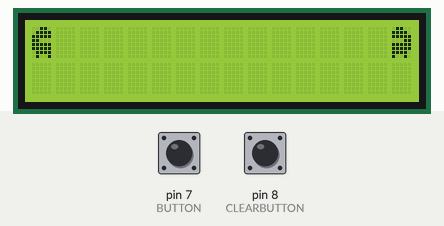
The sketch below on a simulated Arduino Uno, built with avr-gcc and run on an emulated ATmega328P. On the bench: 16×2 character LCD. The test bench sets the inputs (shaded band); at power-on: pin 7 (BUTTON) HIGH, pin 8 (CLEARBUTTON) HIGH.

Above: at 1.2 s.
1.3 s: pin 7 (BUTTON) pulled LOW for 0.15 s
At 3.5 s:
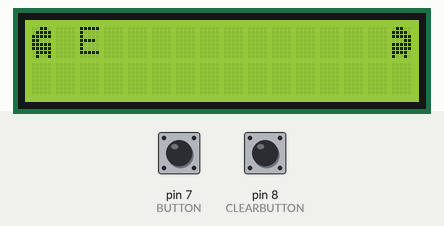
4.0 s: pin 7 (BUTTON) pulled LOW for 1 s
At 7.2 s:
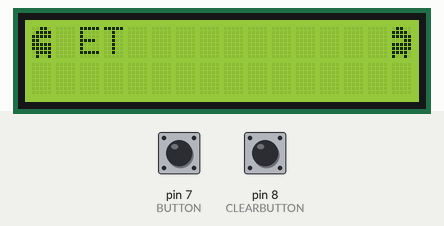
7.5 s: pin 7 (BUTTON) pulled LOW for 0.15 s
At 9.2 s:
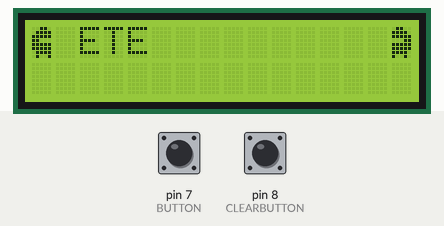
10.2 s: pin 7 (BUTTON) pulled LOW for 3.2 s
At 14.9 s:
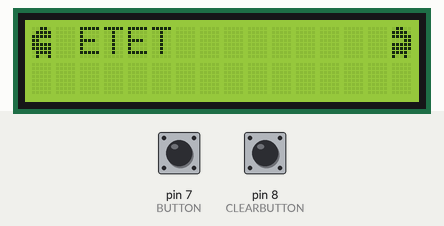
15.9 s: pin 7 (BUTTON) pulled LOW for 0.15 s
At 17.9 s:
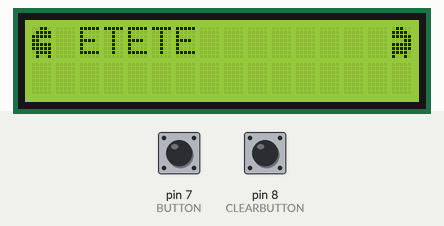
18.6 s: pin 7 (BUTTON) pulled LOW for 1 s
At 21.8 s:
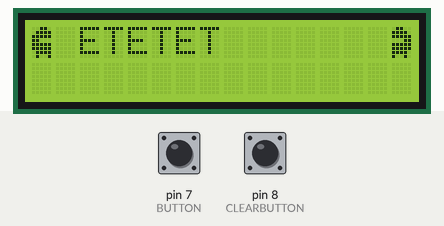
Timing chart, 0 to 23.1 s (numbered marks = the images above; inputs shaded):
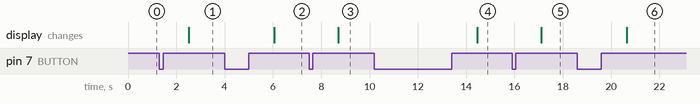

The sketch:

morse-code-converter.ino
```cpp
#include <LiquidCrystal.h>
#define BUTTON 7
#define CLEARBUTTON 8
const int rs = 12, en = 11, d4 = 5, d5 = 4, d6 = 3, d7 = 2;
LiquidCrystal lcd(rs, en, d4, d5, d6, d7);
unsigned long currTime = 0;
unsigned long pressTime = 0;
unsigned long pressDuration = 0;
bool oldState = HIGH;
bool buttonState;
bool longPress = false;
int intervalButton = 50;
unsigned long startBreak;
int startPoint = 0;
unsigned long endBreak = 0;
unsigned long previousTime = 0;
////clear button
char start = 'f';
int position = 2;
bool clearState = LOW;
unsigned long pressedTime = 0;
unsigned long releasedTime = 0;
int lastState = HIGH;
String code = "";
byte customChar0[] = {
  B01100,
  B11110,
  B11111,
  B00011,
  B11111,
  B11111,
  B11110,
  B10010
};
byte customChar1[] = {
  B00110,
  B01111,
  B11111,
  B11000,
  B11111,
  B11111,
  B01111,
  B01001
};
void setup() {
  lcd.begin(16, 2);
  lcd.createChar(2, customChar0);
  lcd.createChar(1, customChar1);
  lcd.setCursor(0, 0);
  lcd.write(1);
  lcd.setCursor(15, 0);
  lcd.write(2);
  lcd.setCursor(2, 0);
  pinMode(BUTTON, INPUT_PULLUP);
  pinMode(CLEARBUTTON, INPUT_PULLUP);
}
void loop() {
  currTime = millis();
  pressButton();
}
void morse() {
  static String morsecode[] = { "01", "1000", "1010", "100", "0", "0010", "110", "0000", "00", "0111", "101", "0100", "11", "10", "111", "0110", "1101", "010", "000", "1", "001", "0001", "011", "1001", "1011", "1100", "!" };
  int i = 0;
  while (morsecode[i] != "!") {
    if (morsecode[i] == code) {
      if (position < 14){
        lcd.setCursor(position,0);
      } else {
        lcd.setCursor(position - 12,1);
      }
      lcd.print(char('A' + i));
      position++;
      break;
    }
    i++;
  }
  if (morsecode[i] == "!"){
    lcd.setCursor(position, 0);
    lcd.print("ERROR");
    position += 5;
  }
  code = "";
}
void pressButton() {
  if (currTime - previousTime > intervalButton) {
    buttonState = digitalRead(BUTTON);
    clearState = digitalRead(CLEARBUTTON);
    if (lastState == HIGH && clearState == LOW){  // button is pressed
      pressedTime = millis();
      start = 't';
    }
    else if (lastState == LOW && clearState == HIGH) {  // button is released
      releasedTime = millis();

      unsigned long pressDuration = releasedTime - pressedTime;
      if (start == 't'){
      if (pressDuration < 800) {
        if (position > 2){
        lcd.setCursor(position - 1,0);
        lcd.write(" ");
        position--;
        }
      } else {
         lcd.clear();
         lcd.setCursor(0, 0);
         lcd.write(1);
         lcd.setCursor(15, 0);
         lcd.write(2);
         lcd.setCursor(2, 0);
         position = 2;
      }
      }
    }
      endBreak = millis();
      if (endBreak - startBreak > 1000 && startPoint == 2) {
        startPoint = 0;
        morse();
      }
      if (buttonState == LOW && oldState == HIGH && longPress == false) {
        pressTime = currTime;
        oldState = LOW;
      }
      pressDuration = currTime - pressTime;
      if (buttonState == LOW && longPress == false && pressDuration >= 200) {
        longPress = true;
        code += '1';
        startPoint = 1;
      }
      if (buttonState == HIGH && oldState == LOW) {
        oldState = HIGH;
        longPress = false;
        if (pressDuration >= 50 && pressDuration < 200) {
          code += '0';
          startPoint = 1;
        }
        if (startPoint == 1) {
          startBreak = currTime;
          startPoint = 2;
        }
      }
      previousTime = currTime;
  }
  lastState = clearState;
}
```

Measured:
- after the input at 1.3 s, the display: changes after 1.2 s (image 1)
- after the input at 4.0 s, the display: changes after 2.1 s (image 2)
- after the input at 7.5 s, the display: changes after 1.2 s (image 3)
- after the input at 10.2 s, the display: changes after 4.2 s (image 4)
- after the input at 15.9 s, the display: changes after 1.2 s (image 5)
- after the input at 18.6 s, the display: changes after 2.0 s (image 6)
